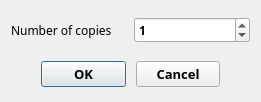
<?xml version="1.0" encoding="UTF-8"?>
<ui version="4.0">
 <class>MultiplyDialogClass</class>
 <widget class="QDialog" name="MultiplyDialogClass">
  <property name="windowModality">
   <enum>Qt::NonModal</enum>
  </property>
  <property name="geometry">
   <rect>
    <x>0</x>
    <y>0</y>
    <width>261</width>
    <height>102</height>
   </rect>
  </property>
  <property name="minimumSize">
   <size>
    <width>0</width>
    <height>0</height>
   </size>
  </property>
  <property name="maximumSize">
   <size>
    <width>1000</width>
    <height>1000</height>
   </size>
  </property>
  <property name="windowTitle">
   <string>Selected model will be copied.</string>
  </property>
  <property name="modal">
   <bool>false</bool>
  </property>
  <layout class="QVBoxLayout" name="verticalLayout_2">
   <property name="spacing">
    <number>0</number>
   </property>
   <property name="leftMargin">
    <number>0</number>
   </property>
   <property name="topMargin">
    <number>0</number>
   </property>
   <property name="rightMargin">
    <number>0</number>
   </property>
   <property name="bottomMargin">
    <number>0</number>
   </property>
   <item>
    <widget class="QFrame" name="frame_main">
     <property name="frameShape">
      <enum>QFrame::NoFrame</enum>
     </property>
     <property name="frameShadow">
      <enum>QFrame::Plain</enum>
     </property>
     <property name="lineWidth">
      <number>0</number>
     </property>
     <layout class="QVBoxLayout" name="verticalLayout_3">
      <property name="spacing">
       <number>0</number>
      </property>
      <property name="leftMargin">
       <number>0</number>
      </property>
      <property name="topMargin">
       <number>0</number>
      </property>
      <property name="rightMargin">
       <number>0</number>
      </property>
      <property name="bottomMargin">
       <number>0</number>
      </property>
      <item>
       <widget class="QFrame" name="frame">
        <property name="frameShape">
         <enum>QFrame::Box</enum>
        </property>
        <property name="frameShadow">
         <enum>QFrame::Plain</enum>
        </property>
        <property name="lineWidth">
         <number>0</number>
        </property>
        <layout class="QVBoxLayout" name="verticalLayout">
         <property name="topMargin">
          <number>15</number>
         </property>
         <item>
          <layout class="QHBoxLayout" name="horizontalLayout">
           <item>
            <widget class="QLabel" name="label_2">
             <property name="font">
              <font>
               <family>맑은 고딕</family>
               <pointsize>9</pointsize>
               <weight>50</weight>
               <bold>false</bold>
              </font>
             </property>
             <property name="text">
              <string>Number of copies</string>
             </property>
            </widget>
           </item>
           <item>
            <widget class="QSpinBox" name="spinBox_num">
             <property name="minimumSize">
              <size>
               <width>0</width>
               <height>0</height>
              </size>
             </property>
             <property name="font">
              <font>
               <family>맑은 고딕</family>
               <pointsize>9</pointsize>
               <weight>75</weight>
               <bold>true</bold>
              </font>
             </property>
             <property name="value">
              <number>1</number>
             </property>
            </widget>
           </item>
          </layout>
         </item>
         <item>
          <spacer name="verticalSpacer">
           <property name="orientation">
            <enum>Qt::Vertical</enum>
           </property>
           <property name="sizeType">
            <enum>QSizePolicy::Fixed</enum>
           </property>
           <property name="sizeHint" stdset="0">
            <size>
             <width>20</width>
             <height>10</height>
            </size>
           </property>
          </spacer>
         </item>
         <item>
          <layout class="QHBoxLayout" name="horizontalLayout_2">
           <property name="spacing">
            <number>10</number>
           </property>
           <property name="leftMargin">
            <number>30</number>
           </property>
           <property name="rightMargin">
            <number>30</number>
           </property>
           <item>
            <widget class="QPushButton" name="pushButton_ok">
             <property name="enabled">
              <bool>true</bool>
             </property>
             <property name="minimumSize">
              <size>
               <width>0</width>
               <height>0</height>
              </size>
             </property>
             <property name="font">
              <font>
               <family>맑은 고딕</family>
               <pointsize>10</pointsize>
               <weight>75</weight>
               <bold>true</bold>
              </font>
             </property>
             <property name="text">
              <string>OK</string>
             </property>
            </widget>
           </item>
           <item>
            <widget class="QPushButton" name="pushButton_cancel">
             <property name="minimumSize">
              <size>
               <width>0</width>
               <height>0</height>
              </size>
             </property>
             <property name="font">
              <font>
               <family>맑은 고딕</family>
               <pointsize>10</pointsize>
               <weight>75</weight>
               <bold>true</bold>
              </font>
             </property>
             <property name="text">
              <string>Cancel</string>
             </property>
            </widget>
           </item>
          </layout>
         </item>
        </layout>
       </widget>
      </item>
     </layout>
    </widget>
   </item>
  </layout>
 </widget>
 <layoutdefault spacing="6" margin="11"/>
 <resources>
  <include location="rodinP.qrc"/>
 </resources>
 <connections>
  <connection>
   <sender>pushButton_cancel</sender>
   <signal>clicked()</signal>
   <receiver>MultiplyDialogClass</receiver>
   <slot>accept()</slot>
   <hints>
    <hint type="sourcelabel">
     <x>219</x>
     <y>121</y>
    </hint>
    <hint type="destinationlabel">
     <x>112</x>
     <y>108</y>
    </hint>
   </hints>
  </connection>
 </connections>
</ui>
